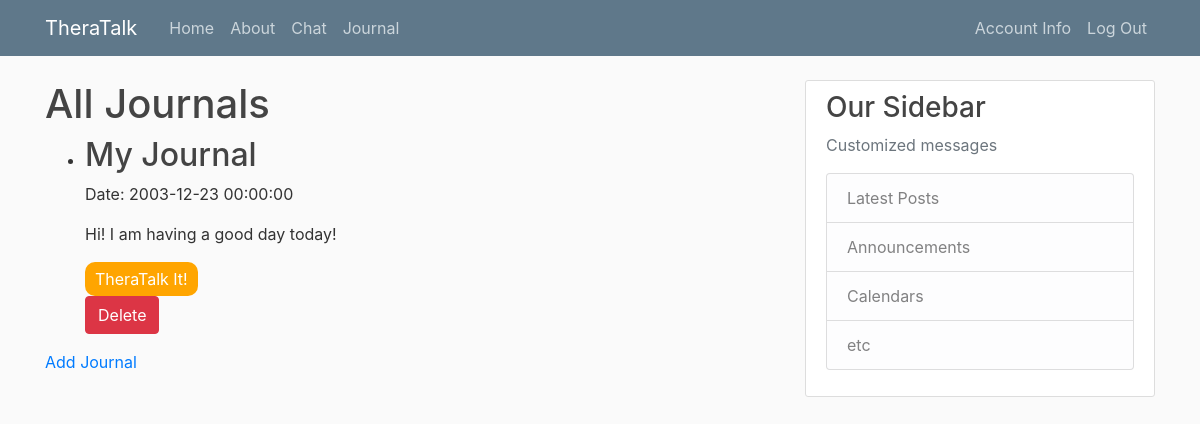
/journal (signed in), run on an earlier commit of the app's database.
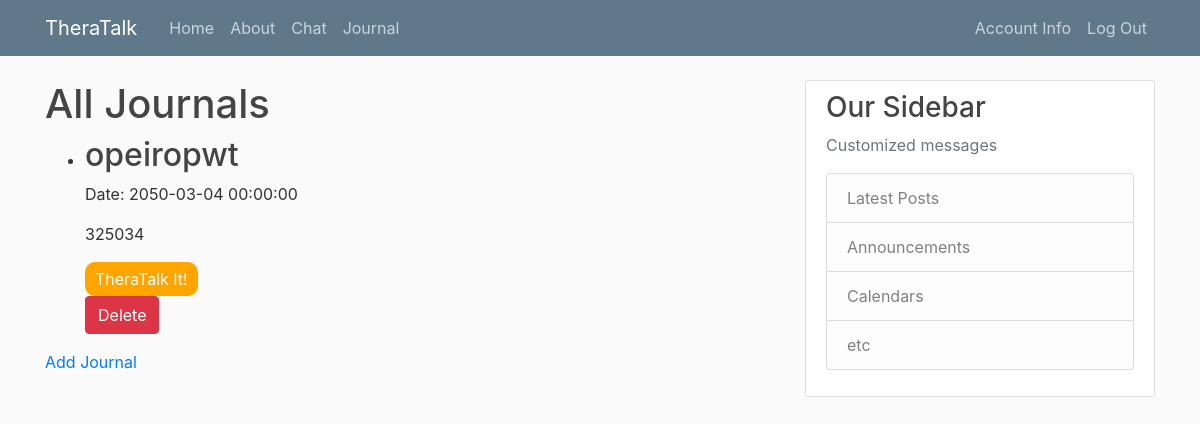
And on a later commit of the database.
### flaskShell/models.py (models this page shows, shortened)
class Journal(db.Model):
	id = db.Column(db.Integer, primary_key=True)
	title = db.Column(db.String(100), nullable=False)
	date = db.Column(db.DateTime, nullable=False, default=datetime.utcnow)
	content = db.Column(db.Text, nullable=False)

### flaskShell/routes.py (the view)
@app.route("/journal")
@login_required
def journals():
    journals = Journal.query.all()
    return render_template("journal.html", journals=journals)

### flaskShell/models.py (called while the page is built)
@loginManager.user_loader
def loadUser(user_id):
	return User.query.get(int(user_id))

### flaskShell/templates/journal.html
{% extends "layout.html" %}
{% block content %}
<h1>All Journals</h1>
<ul>
    {% for journal in journals %}
        <li>
            <h2>{{ journal.title }}</h2>
            <p>Date: {{ journal.date.strftime("%Y-%m-%d %H:%M:%S") }}</p>
            <p>{{ journal.content }}</p>
            <a href="/chat" style="display: inline-block; background-color: orange; padding: 5px 10px; border: none; color: white; text-decoration: none; text-align: center; border-radius: 10px; transition: transform 0.2s;"
        onmouseover="this.style.transform='scale(1.1)';"
        onmouseout="this.style.transform='scale(1)';">
    TheraTalk It!
            </a>
            <form method="POST" action="{{ url_for('delete_journal', journal_id=journal.id) }}">
                <button type="submit" class="btn btn-danger">Delete</button>
            </form>
        </li>
    {% endfor %}
</ul>
<a href="/add_journal">Add Journal</a>
{% endblock %}

### flaskShell/templates/layout.html (shortened to what this page needs)
<!DOCTYPE html>
<html>
<head>
    <link rel="stylesheet" href="https://maxcdn.bootstrapcdn.com/bootstrap/4.0.0/css/bootstrap.min.css">
    <link rel="stylesheet" type="text/css" href="{{ url_for('static', filename='main.css') }}">
</head>
<body>
<header class="site-header">
      <nav class="navbar navbar-expand-md navbar-dark bg-steel fixed-top">
        <div class="container">
          <a class="navbar-brand mr-4" href="/">TheraTalk</a>
          <div class="collapse navbar-collapse" id="navbarToggle">
            <div class="navbar-nav mr-auto">
              <a class="nav-item nav-link" href="/">Home</a>
              <a class="nav-item nav-link" href="/about">About</a>
              <a class="nav-item nav-link" href="/chat">Chat</a>
              <a class="nav-item nav-link" href="/journal">Journal</a>
            </div>
            <div class="navbar-nav">
              {% if current_user.is_authenticated %}
                <a class="nav-item nav-link" href="/account">Account Info</a>
                <a class="nav-item nav-link" href="/logout">Log Out</a>
              {% else %}
                <a class="nav-item nav-link" href="/login">Login</a>
                <a class="nav-item nav-link" href="/register">Register</a>
              {% endif %}
            </div>
          </div>
        </div>
      </nav>
    </header>
    <main role="main" class="container">
      <div class="row">
        <div class="col-md-8">
          {% block content %}{% endblock %}
        </div>
        <div class="col-md-4">
          <div class="content-section">
            <h3>Our Sidebar</h3>
            <p class='text-muted'>Customized messages
              <ul class="list-group">
                <li class="list-group-item list-group-item-light">Latest Posts</li>
                <li class="list-group-item list-group-item-light">Announcements</li>
                <li class="list-group-item list-group-item-light">Calendars</li>
                <li class="list-group-item list-group-item-light">etc</li>
              </ul>
            </p>
          </div>
        </div>
      </div>
    </main>
</body>
</html>

### flaskShell/static/main.css (style rules this page uses)
body { background: #fafafa; color: #333333; margin-top: 5rem; }
h1, h2, h3, h4, h5, h6 { color: #444444; }
.bg-steel { background-color: #5f788a; }
.site-header .navbar-nav .nav-link { color: #cbd5db; }
.content-section { background: #ffffff; padding: 10px 20px; border: 1px solid #dddddd; border-radius: 3px; margin-bottom: 20px; }

What changed in the data, as far as the page shows it:
removed Journal: title "My Journal", date "2003-12-23 00:00:00", content "Hi! I am having a good day today!"
added Journal: title "opeiropwt", date "2050-03-04 00:00:00", content "325034"
